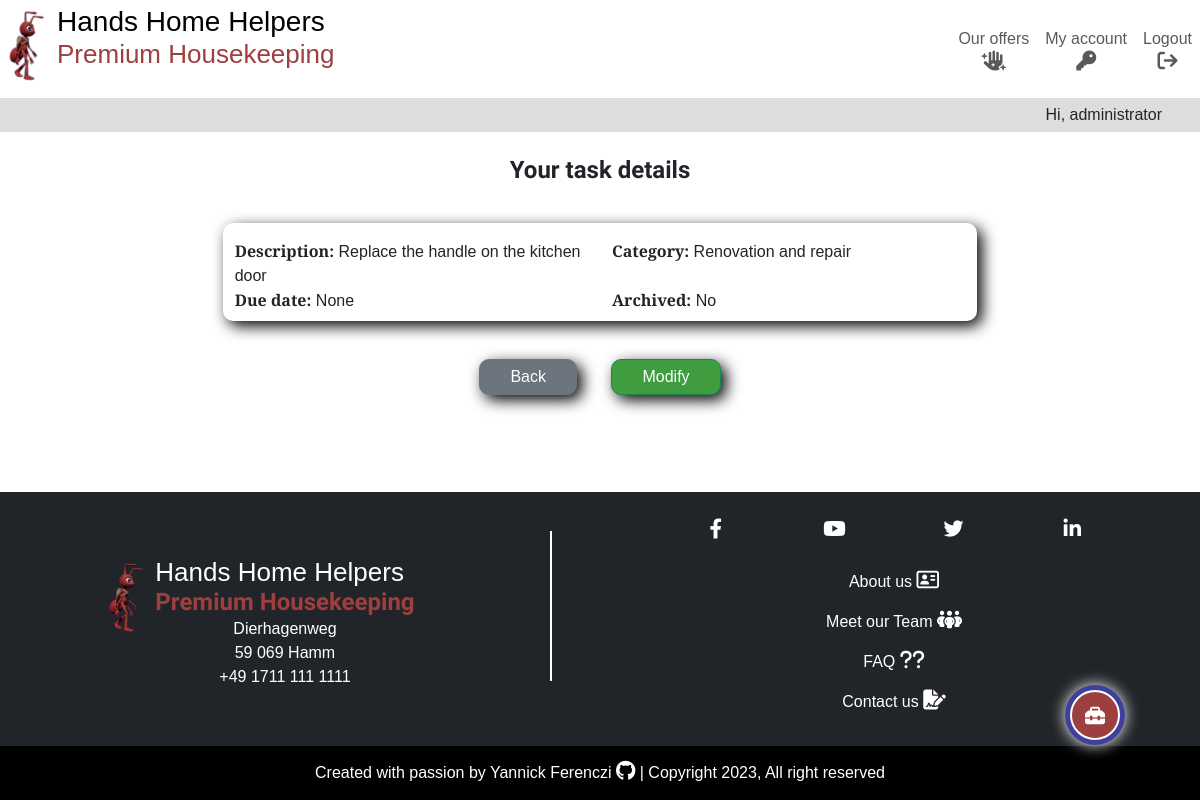
The app's page /dashboard/task_detail/24/ (signed in), older data.
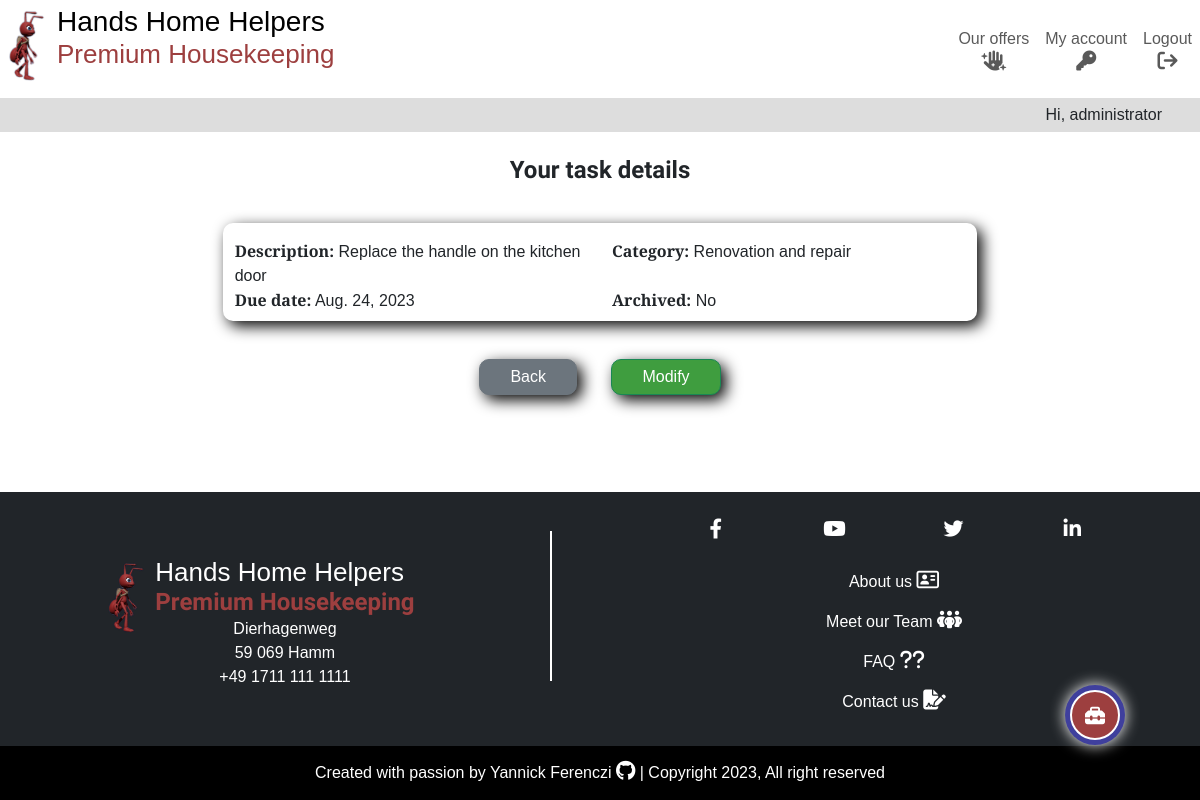
The same page, newer data.
### tasks/models.py (models this page shows, shortened)
class Task(models.Model):
    CATEGORIES = [
        ("Gardening", "Gardening"),
        ("Cleaning", "Cleaning"),
        ("Garden patch", "Garden patch"),
        ("Swimming pool", "Swimming pool"),
        ("Renovation and repair", "Renovation and repair"),
        ("Home care", "Home care"),
    ]
    name = models.CharField(max_length=250, verbose_name="Description")
    done = models.BooleanField(default=False)
    owner = models.ForeignKey(
        User,
        on_delete=models.CASCADE,
        related_name="task_owner",
    )
    created_on = models.DateField(auto_now_add=True)
    category = models.CharField(
        max_length=50,
        choices=CATEGORIES,
        default="Cleaning",
    )
    employee = models.ForeignKey(
        Employee,
        on_delete=models.PROTECT,
        related_name="employees",
        blank=True,
        null=True,
    )
    comment = models.CharField(max_length=250, blank=True, null=True)
    due_date = models.DateField(
        null=True,
        blank=True,
    )
    class Meta:
        ordering = ["-created_on"]

### tasks/views.py (the view)
class TaskDetailView(LoginRequiredMixin, generic.DetailView):
    model = Task
    template_name = "tasks/task_detail.html"
    context_object_name = "task"

### tasks/templates/tasks/task_detail.html (shortened to what this page needs)
{% extends "base.html" %}
{% load static %}
{% block content %}
<div class="container-fluid container-lg p-2">
    <div class="row">
        <div class="col">
            <h3>Your task details</h3>
        </div>
    </div>
    <div class="row p-2">
        <div class="col-12 col-md-8 offset-md-2 dashboard-item">
            <div class="row mt-3">
                <div class="col-12 col-md-6">
                    <p><span class="task-title">Description:</span> {{ task.name }}</p>
                </div>
                <div class="col-12 col-md-6">
                    <p><span class="task-title">Category:</span> {{ task.category }}</p>
                </div>
            </div>
            <div class="row mb-2">
                <div class="col-12 col-md-6">
                    <p><span class="task-title">Due date:</span> {{ task.due_date }}</p>
                </div>
                <div class="col-12 col-md-6">
                    <p><span class="task-title">Archived:</span> {% if task.done %}Yes{% else %}No{% endif %}</p>
                </div>
            </div>
        </div>
    </div>
    <div class="row">
        <div class="col centered-content">
            <a class="form-btn btn btn-secondary" aria-label="Go back to the personal dashboard" href="{% url 'dashboard' %}">Back</a>
            <a class="form-btn btn btn-success" aria-label="Edit the task" href="{% url 'update_task' task.pk %}">Modify</a>
        </div>
    </div>
</div>
{% endblock content %}

Row changes from the older to the newer data that the page shows:
changed Task "Replace the handle on the kitchen door": due_date "None" → "Aug. 24, 2023"
